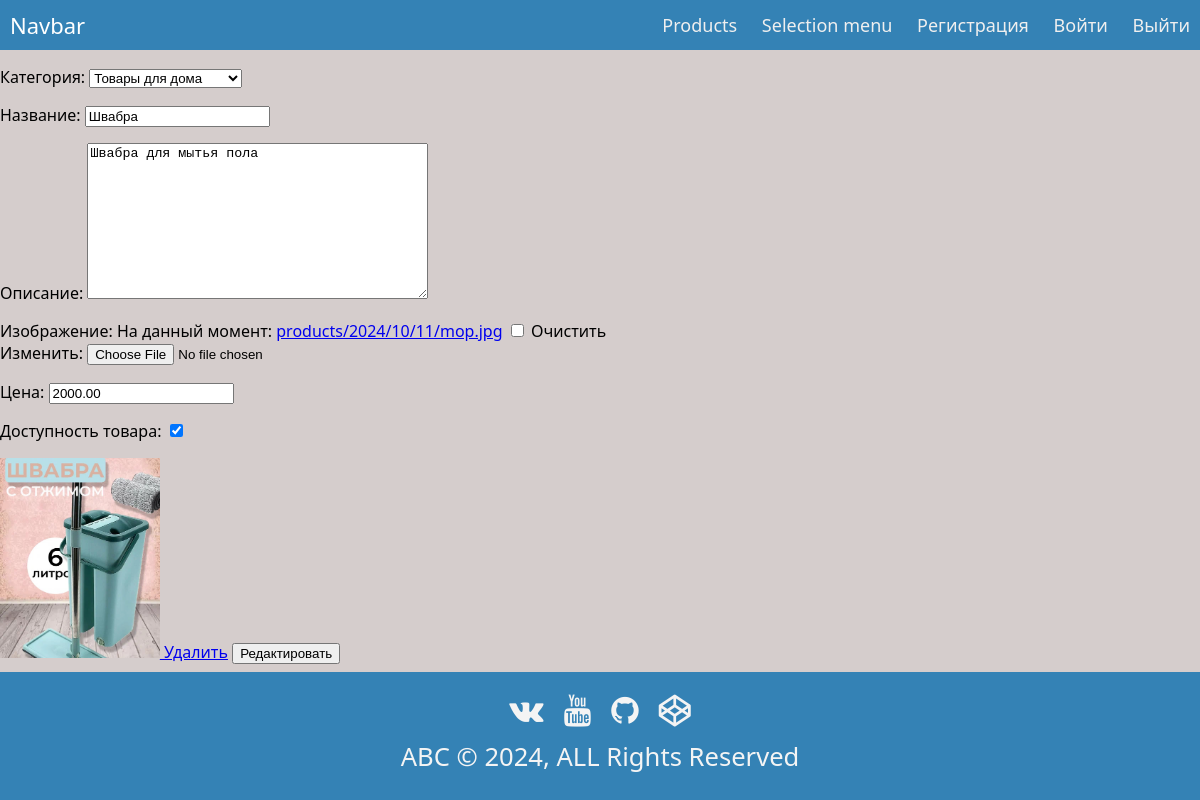
Screenshot of /product/edit_product/1/ with the database file from the repository.
### shop/models.py (models this page shows, shortened)
class Product(models.Model):
    category = models.ForeignKey(Category,
                                 related_name='products',
                                 on_delete=models.CASCADE)
    name = models.CharField(max_length=200, verbose_name='Название')
    description = models.TextField(blank=True)
    slug = models.SlugField(max_length=200)
    image = models.ImageField(upload_to='products/%Y/%m/%d', blank=True)
    price = models.DecimalField(max_digits=10, decimal_places=2)
    available = models.BooleanField(default=True)
    created = models.DateTimeField(auto_now_add=True)
    updated = models.DateTimeField(auto_now=True)
    class Meta:
        ordering = ['name']
        indexes = [
            models.Index(fields=['id', 'slug']),
            models.Index(fields=['name']),
            models.Index(fields=['-created'])
        ]
        verbose_name = 'Товар'
        verbose_name_plural = "Товары"

class Category(models.Model):
    name = models.CharField(max_length=200, verbose_name="Категория")
    slug = models.SlugField(max_length=200, unique=True)
    class Meta:
        ordering = ['name']
        indexes = [
            models.Index(fields=['name']),
        ]
        verbose_name = "Категория"
        verbose_name_plural = "Категории"
    def __str__(self):
        return self.name

### shop/views.py (the view)
# urls.py: path('edit_product/<int:pk>/', ProductUpdateView.as_view(), name='edit_product'),
class ProductUpdateView(UpdateView):
    model = Product
    form_class = ProductCreateForm
    template_name = 'shop/edit_product.html'
    success_url = reverse_lazy('products')
    extra_context = {
        'title': 'Добавление товара',
    }

### shop/forms.py
class ProductCreateForm(forms.ModelForm):
    class Meta:
        model = Product
        exclude = ['slug', 'created', 'updated']
        labels = {
            'description': 'Описание',
            'image': 'Изображение',
            'price': 'Цена',
            'category': 'Категория',
            'available': 'Доступность товара',
        }

### shop/templates/shop/edit_product.html (shortened to what this page needs)
{% extends 'base_admin.html' %}
{% block content %}
    <form action="" method="post">
        {{ form.as_p }}
        {% if product.image %}
            <a href="#" class="card__image">
                <img height="200px" width="auto"
                        src="{{ product.image.url }}"
                        alt="Картинка"
                />
            </a>
        {% endif %}
        <a href="{% url 'delete_product' product.id %}" class="btn btn-secondary">Удалить</a>
        <button type="submit">Редактировать</button>
    </form>
{% endblock content %}

### static/css/styles_header.css (style rules this page uses)
* { box-sizing: border-box; }
body { margin: 0px; font-family: 'segoe ui'; background-color: #D5CDCC; }

### rows the page displays
Product: category "Товары для дома", description "Швабра для мытья пола", price "2000.00", available "☑", image (picture)
Category: name "Швабра"
